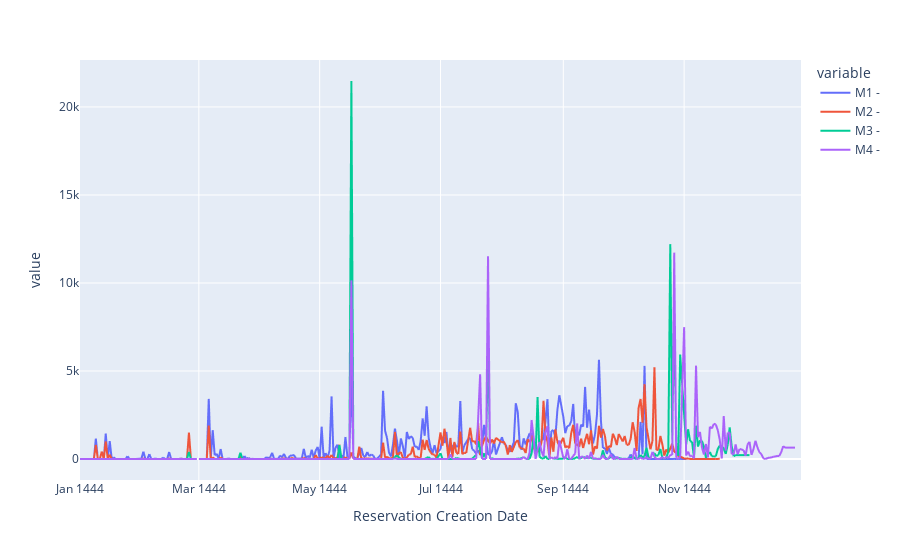

Here is the notebook cell this chart was saved with:
### Code cell
px.line(df42_line)

### Figure 1 — Plotly figure (JSON) as saved in the notebook; plotly's stock layout.template omitted (floating-point values rounded to 4 significant figures; data arrays with more than 128 entries replaced by an {"elided": "..."} marker saying what was removed)
{"data": [{"hovertemplate": "variable=M1 - <br>Reservation Creation Date=%{x}<br>value=%{y}<extra></extra>", "legendgroup": "M1 - ", "line": {"color": "#636efa", "dash": "solid"}, "marker": {"symbol": "circle"}, "mode": "lines", "name": "M1 - ", "showlegend": true, "type": "scattergl", "x": {"elided": "354 str values"}, "xaxis": "x", "y": {"elided": "354 int values"}, "yaxis": "y"}, {"hovertemplate": "variable=M2 - <br>Reservation Creation Date=%{x}<br>value=%{y}<extra></extra>", "legendgroup": "M2 - ", "line": {"color": "#EF553B", "dash": "solid"}, "marker": {"symbol": "circle"}, "mode": "lines", "name": "M2 - ", "showlegend": true, "type": "scattergl", "x": {"elided": "354 str values"}, "xaxis": "x", "y": {"elided": "354 int values"}, "yaxis": "y"}, {"hovertemplate": "variable=M3 - <br>Reservation Creation Date=%{x}<br>value=%{y}<extra></extra>", "legendgroup": "M3 - ", "line": {"color": "#00cc96", "dash": "solid"}, "marker": {"symbol": "circle"}, "mode": "lines", "name": "M3 - ", "showlegend": true, "type": "scattergl", "x": {"elided": "354 str values"}, "xaxis": "x", "y": {"elided": "354 int values"}, "yaxis": "y"}, {"hovertemplate": "variable=M4 - <br>Reservation Creation Date=%{x}<br>value=%{y}<extra></extra>", "legendgroup": "M4 - ", "line": {"color": "#ab63fa", "dash": "solid"}, "marker": {"symbol": "circle"}, "mode": "lines", "name": "M4 - ", "showlegend": true, "type": "scattergl", "x": {"elided": "354 str values"}, "xaxis": "x", "y": {"elided": "354 int values"}, "yaxis": "y"}], "layout": {"legend": {"title": {"text": "variable"}, "tracegroupgap": 0}, "margin": {"t": 60}, "xaxis": {"anchor": "y", "domain": [0, 1], "title": {"text": "Reservation Creation Date"}}, "yaxis": {"anchor": "x", "domain": [0, 1], "title": {"text": "value"}}}}
